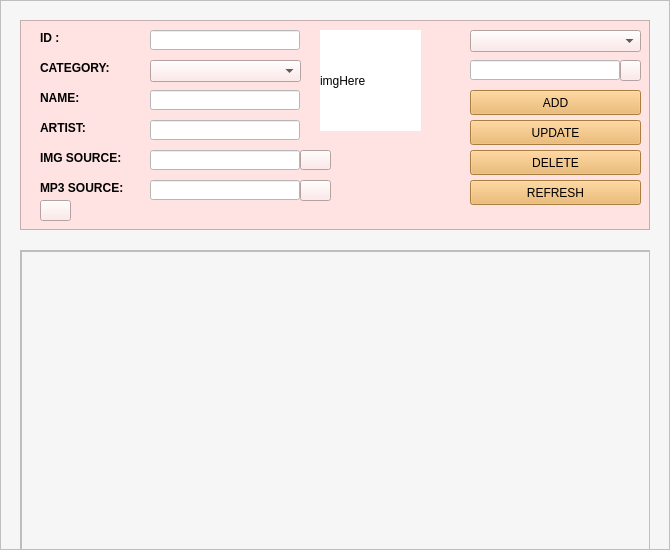
<?xml version="1.0" encoding="UTF-8"?>
<ui version="4.0">
 <class>Form</class>
 <widget class="QWidget" name="Form">
  <property name="geometry">
   <rect>
    <x>0</x>
    <y>0</y>
    <width>670</width>
    <height>550</height>
   </rect>
  </property>
  <property name="windowTitle">
   <string>Form</string>
  </property>
  <widget class="QFrame" name="content">
   <property name="geometry">
    <rect>
     <x>0</x>
     <y>0</y>
     <width>670</width>
     <height>550</height>
    </rect>
   </property>
   <property name="styleSheet">
    <string notr="true">background-color: #F6F6F6;
</string>
   </property>
   <property name="frameShape">
    <enum>QFrame::StyledPanel</enum>
   </property>
   <property name="frameShadow">
    <enum>QFrame::Raised</enum>
   </property>
   <widget class="QScrollArea" name="scrollArea">
    <property name="geometry">
     <rect>
      <x>20</x>
      <y>250</y>
      <width>630</width>
      <height>300</height>
     </rect>
    </property>
    <property name="widgetResizable">
     <bool>true</bool>
    </property>
    <widget class="QWidget" name="scrollAreaWidgetContents">
     <property name="geometry">
      <rect>
       <x>0</x>
       <y>0</y>
       <width>628</width>
       <height>298</height>
      </rect>
     </property>
     <widget class="QTableView" name="table">
      <property name="geometry">
       <rect>
        <x>0</x>
        <y>0</y>
        <width>630</width>
        <height>300</height>
       </rect>
      </property>
     </widget>
    </widget>
   </widget>
   <widget class="QFrame" name="frame">
    <property name="geometry">
     <rect>
      <x>20</x>
      <y>20</y>
      <width>630</width>
      <height>210</height>
     </rect>
    </property>
    <property name="styleSheet">
     <string notr="true">background-color:#FFE2E2 ;</string>
    </property>
    <property name="frameShape">
     <enum>QFrame::StyledPanel</enum>
    </property>
    <property name="frameShadow">
     <enum>QFrame::Raised</enum>
    </property>
    <widget class="QLabel" name="label">
     <property name="geometry">
      <rect>
       <x>20</x>
       <y>10</y>
       <width>31</width>
       <height>16</height>
      </rect>
     </property>
     <property name="font">
      <font>
       <pointsize>9</pointsize>
       <weight>75</weight>
       <bold>true</bold>
      </font>
     </property>
     <property name="text">
      <string>ID :</string>
     </property>
    </widget>
    <widget class="QLabel" name="label_2">
     <property name="geometry">
      <rect>
       <x>20</x>
       <y>40</y>
       <width>111</width>
       <height>16</height>
      </rect>
     </property>
     <property name="font">
      <font>
       <pointsize>9</pointsize>
       <weight>75</weight>
       <bold>true</bold>
      </font>
     </property>
     <property name="text">
      <string>CATEGORY:</string>
     </property>
    </widget>
    <widget class="QLabel" name="label_3">
     <property name="geometry">
      <rect>
       <x>20</x>
       <y>70</y>
       <width>111</width>
       <height>16</height>
      </rect>
     </property>
     <property name="font">
      <font>
       <pointsize>9</pointsize>
       <weight>75</weight>
       <bold>true</bold>
      </font>
     </property>
     <property name="text">
      <string>NAME: </string>
     </property>
    </widget>
    <widget class="QLabel" name="label_4">
     <property name="geometry">
      <rect>
       <x>20</x>
       <y>100</y>
       <width>111</width>
       <height>16</height>
      </rect>
     </property>
     <property name="font">
      <font>
       <pointsize>9</pointsize>
       <weight>75</weight>
       <bold>true</bold>
      </font>
     </property>
     <property name="text">
      <string>ARTIST: </string>
     </property>
    </widget>
    <widget class="QLabel" name="label_5">
     <property name="geometry">
      <rect>
       <x>20</x>
       <y>130</y>
       <width>111</width>
       <height>16</height>
      </rect>
     </property>
     <property name="font">
      <font>
       <pointsize>9</pointsize>
       <weight>75</weight>
       <bold>true</bold>
      </font>
     </property>
     <property name="text">
      <string>IMG SOURCE: </string>
     </property>
    </widget>
    <widget class="QLabel" name="label_6">
     <property name="geometry">
      <rect>
       <x>20</x>
       <y>160</y>
       <width>111</width>
       <height>16</height>
      </rect>
     </property>
     <property name="font">
      <font>
       <pointsize>9</pointsize>
       <weight>75</weight>
       <bold>true</bold>
      </font>
     </property>
     <property name="text">
      <string>MP3 SOURCE: </string>
     </property>
    </widget>
    <widget class="QLineEdit" name="txtID">
     <property name="geometry">
      <rect>
       <x>130</x>
       <y>10</y>
       <width>150</width>
       <height>20</height>
      </rect>
     </property>
     <property name="styleSheet">
      <string notr="true">background-color: #FFFFFF;
</string>
     </property>
    </widget>
    <widget class="QLineEdit" name="txtName">
     <property name="geometry">
      <rect>
       <x>130</x>
       <y>70</y>
       <width>150</width>
       <height>20</height>
      </rect>
     </property>
     <property name="styleSheet">
      <string notr="true">background-color: #FFFFFF;
</string>
     </property>
    </widget>
    <widget class="QLineEdit" name="txtArtist">
     <property name="geometry">
      <rect>
       <x>130</x>
       <y>100</y>
       <width>150</width>
       <height>20</height>
      </rect>
     </property>
     <property name="styleSheet">
      <string notr="true">background-color: #FFFFFF;
</string>
     </property>
    </widget>
    <widget class="QLineEdit" name="txtimg">
     <property name="geometry">
      <rect>
       <x>130</x>
       <y>130</y>
       <width>150</width>
       <height>20</height>
      </rect>
     </property>
     <property name="styleSheet">
      <string notr="true">background-color: #FFFFFF;
</string>
     </property>
    </widget>
    <widget class="QLineEdit" name="txtmp3">
     <property name="geometry">
      <rect>
       <x>130</x>
       <y>160</y>
       <width>150</width>
       <height>20</height>
      </rect>
     </property>
     <property name="styleSheet">
      <string notr="true">background-color: #FFFFFF;
</string>
     </property>
    </widget>
    <widget class="QComboBox" name="cbCate">
     <property name="geometry">
      <rect>
       <x>130</x>
       <y>40</y>
       <width>151</width>
       <height>22</height>
      </rect>
     </property>
    </widget>
    <widget class="QLabel" name="imgLB">
     <property name="geometry">
      <rect>
       <x>300</x>
       <y>10</y>
       <width>101</width>
       <height>101</height>
      </rect>
     </property>
     <property name="styleSheet">
      <string notr="true">background-color: #fff;</string>
     </property>
     <property name="text">
      <string>imgHere</string>
     </property>
    </widget>
    <widget class="QPushButton" name="btnIMG">
     <property name="geometry">
      <rect>
       <x>280</x>
       <y>130</y>
       <width>31</width>
       <height>20</height>
      </rect>
     </property>
     <property name="text">
      <string/>
     </property>
     <property name="icon">
      <iconset>
       <normaloff>../img/photo.png</normaloff>../img/photo.png</iconset>
     </property>
    </widget>
    <widget class="QPushButton" name="btnMusic">
     <property name="geometry">
      <rect>
       <x>280</x>
       <y>160</y>
       <width>31</width>
       <height>21</height>
      </rect>
     </property>
     <property name="text">
      <string/>
     </property>
     <property name="icon">
      <iconset>
       <normaloff>../img/music-notes.png</normaloff>../img/music-notes.png</iconset>
     </property>
    </widget>
    <widget class="QPushButton" name="btnPlay">
     <property name="geometry">
      <rect>
       <x>20</x>
       <y>180</y>
       <width>31</width>
       <height>21</height>
      </rect>
     </property>
     <property name="text">
      <string/>
     </property>
     <property name="icon">
      <iconset>
       <normaloff>../img/play-button.png</normaloff>../img/play-button.png</iconset>
     </property>
    </widget>
    <widget class="QPushButton" name="btnFind">
     <property name="geometry">
      <rect>
       <x>600</x>
       <y>40</y>
       <width>21</width>
       <height>21</height>
      </rect>
     </property>
     <property name="text">
      <string/>
     </property>
     <property name="icon">
      <iconset>
       <normaloff>../img/search.png</normaloff>../img/search.png</iconset>
     </property>
    </widget>
    <widget class="QComboBox" name="cbFind">
     <property name="geometry">
      <rect>
       <x>450</x>
       <y>10</y>
       <width>171</width>
       <height>22</height>
      </rect>
     </property>
    </widget>
    <widget class="QLineEdit" name="txtFind">
     <property name="geometry">
      <rect>
       <x>450</x>
       <y>40</y>
       <width>150</width>
       <height>20</height>
      </rect>
     </property>
     <property name="styleSheet">
      <string notr="true">background-color: #FFFFFF;
</string>
     </property>
    </widget>
    <widget class="QPushButton" name="addBtn">
     <property name="geometry">
      <rect>
       <x>450</x>
       <y>70</y>
       <width>171</width>
       <height>25</height>
      </rect>
     </property>
     <property name="styleSheet">
      <string notr="true">background-color: #ECB159;</string>
     </property>
     <property name="text">
      <string>ADD</string>
     </property>
     <property name="icon">
      <iconset>
       <normaloff>../img/plus.png</normaloff>../img/plus.png</iconset>
     </property>
    </widget>
    <widget class="QPushButton" name="updateBtn">
     <property name="geometry">
      <rect>
       <x>450</x>
       <y>100</y>
       <width>171</width>
       <height>25</height>
      </rect>
     </property>
     <property name="styleSheet">
      <string notr="true">background-color: #ECB159;</string>
     </property>
     <property name="text">
      <string>UPDATE</string>
     </property>
     <property name="icon">
      <iconset>
       <normaloff>../img/system-update.png</normaloff>../img/system-update.png</iconset>
     </property>
    </widget>
    <widget class="QPushButton" name="deleteBtn">
     <property name="geometry">
      <rect>
       <x>450</x>
       <y>130</y>
       <width>171</width>
       <height>25</height>
      </rect>
     </property>
     <property name="styleSheet">
      <string notr="true">background-color: #ECB159;</string>
     </property>
     <property name="text">
      <string>DELETE</string>
     </property>
     <property name="icon">
      <iconset>
       <normaloff>../img/delete.png</normaloff>../img/delete.png</iconset>
     </property>
    </widget>
    <widget class="QPushButton" name="refreshBtn">
     <property name="geometry">
      <rect>
       <x>450</x>
       <y>160</y>
       <width>171</width>
       <height>25</height>
      </rect>
     </property>
     <property name="styleSheet">
      <string notr="true">background-color: #ECB159;</string>
     </property>
     <property name="text">
      <string>REFRESH</string>
     </property>
     <property name="icon">
      <iconset>
       <normaloff>../img/loading-arrow.png</normaloff>../img/loading-arrow.png</iconset>
     </property>
    </widget>
   </widget>
  </widget>
 </widget>
 <resources/>
 <connections/>
</ui>
